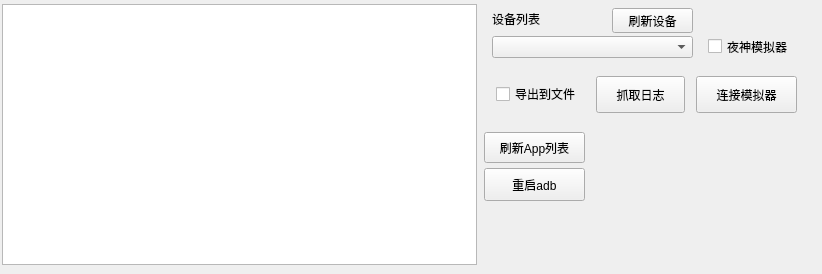
    <widget class="QWidget" name="tab_install">
     <attribute name="title">
      <string>安装/logcat</string>
     </attribute>
     <widget class="QListWidget" name="list_app">
      <property name="geometry">
       <rect>
        <x>2</x>
        <y>4</y>
        <width>475</width>
        <height>261</height>
       </rect>
      </property>
     </widget>
     <widget class="QComboBox" name="cbox_devlist">
      <property name="geometry">
       <rect>
        <x>492</x>
        <y>36</y>
        <width>201</width>
        <height>22</height>
       </rect>
      </property>
     </widget>
     <widget class="QLabel" name="label_7">
      <property name="geometry">
       <rect>
        <x>492</x>
        <y>6</y>
        <width>109</width>
        <height>25</height>
       </rect>
      </property>
      <property name="text">
       <string>设备列表</string>
      </property>
     </widget>
     <widget class="QPushButton" name="btn_connect">
      <property name="geometry">
       <rect>
        <x>612</x>
        <y>8</y>
        <width>81</width>
        <height>25</height>
       </rect>
      </property>
      <property name="text">
       <string>刷新设备</string>
      </property>
     </widget>
     <widget class="QPushButton" name="btn_refresh_app">
      <property name="geometry">
       <rect>
        <x>484</x>
        <y>132</y>
        <width>101</width>
        <height>31</height>
       </rect>
      </property>
      <property name="text">
       <string>刷新App列表</string>
      </property>
     </widget>
     <widget class="QPushButton" name="btn_connect_emulator">
      <property name="geometry">
       <rect>
        <x>696</x>
        <y>76</y>
        <width>101</width>
        <height>37</height>
       </rect>
      </property>
      <property name="text">
       <string>连接模拟器</string>
      </property>
     </widget>
     <widget class="QPushButton" name="pushButton_logcat">
      <property name="geometry">
       <rect>
        <x>596</x>
        <y>76</y>
        <width>89</width>
        <height>37</height>
       </rect>
      </property>
      <property name="text">
       <string>抓取日志</string>
      </property>
     </widget>
     <widget class="QCheckBox" name="checkBox_export_txt">
      <property name="geometry">
       <rect>
        <x>496</x>
        <y>86</y>
        <width>97</width>
        <height>16</height>
       </rect>
      </property>
      <property name="text">
       <string>导出到文件</string>
      </property>
     </widget>
     <widget class="QCheckBox" name="checkBox_nox">
      <property name="geometry">
       <rect>
        <x>708</x>
        <y>32</y>
        <width>105</width>
        <height>29</height>
       </rect>
      </property>
      <property name="text">
       <string>夜神模拟器</string>
      </property>
     </widget>
     <widget class="QPushButton" name="pushButton_restart_adb">
      <property name="geometry">
       <rect>
        <x>484</x>
        <y>168</y>
        <width>101</width>
        <height>33</height>
       </rect>
      </property>
      <property name="text">
       <string>重启adb</string>
      </property>
     </widget>
    </widget>
